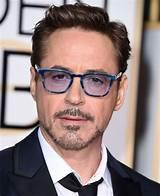
#> input picture python/decompressed_images/004_29776ffe_decompressed.jpg, 160 x 196 px; its folder holds 4 pictures in this run
$ python show_grid.py
#> lines starting #> are read from the running program, lines starting #| are printed output that depends on the picture
import os
from PIL import Image
import matplotlib.pyplot as plt

def get_jpg_files(folder):
    """Retrieve all JPG files from the given folder."""
    return sorted([f for f in os.listdir(folder) if f.endswith(".jpg")])

def show_grid(folder, grid_size=8):
    """Display an 8x8 grid of images."""
#> called with folder = 'decompressed_images', grid_size = 8
    files = get_jpg_files(folder)
    images = [Image.open(os.path.join(folder, f)) for f in files[:grid_size * grid_size]]
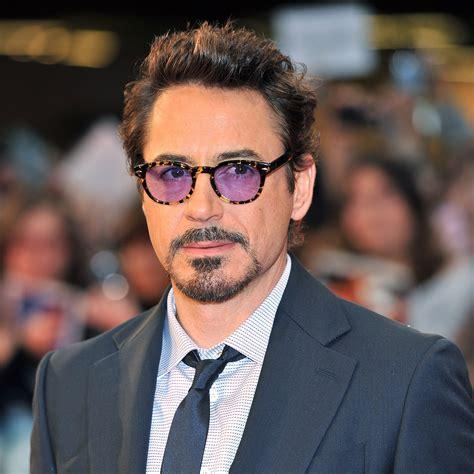
#> input picture python/decompressed_images/005_8af3cada_decompressed.jpg, 474 x 474 px
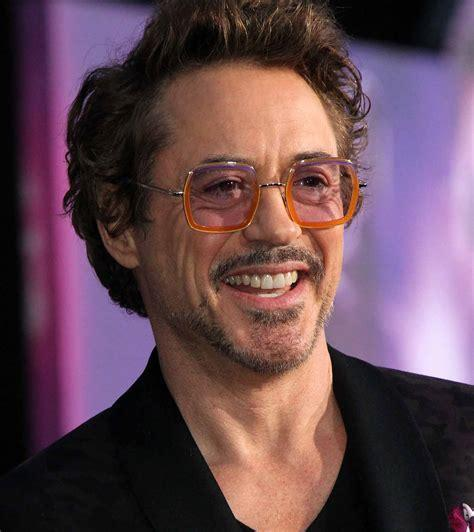
#> input picture python/decompressed_images/006_c26122bd_decompressed.jpg, 474 x 532 px
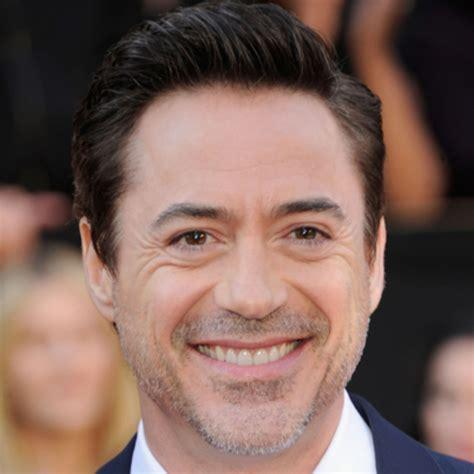
#> input picture python/decompressed_images/010_991a88dc_decompressed.jpg, 474 x 474 px

    fig, axes = plt.subplots(grid_size, grid_size, figsize=(12, 12))
    for i, ax in enumerate(axes.flat):
        ax.imshow(images[i])
        ax.axis('off')
    plt.show()

def show_single_image(image_path):
    """Display a single image."""
    img = Image.open(image_path)
    plt.imshow(img)
    plt.axis('off')
    plt.show()

if __name__ == "__main__":
    # Example: Display 8x8 grid
#> (the run stopped early here; a loop or call above may not have finished)
